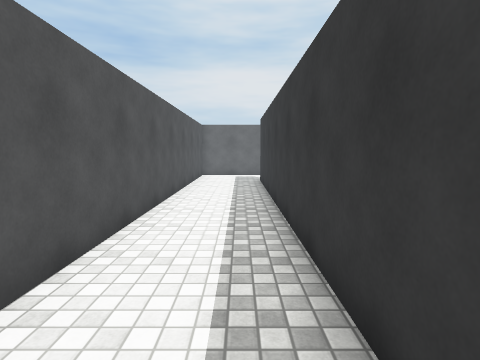
view 1 (above)

12 first-person views from a walk through a scene from a Unity 3-D project. The camera is 1.5 m above the floor, tilts 6° down and sees 80° across. The floor is counted in squares, 1 m on a side. Each view is taken from the middle of a square. On the plan, view 1 faces up. The plan holds only what a view shows up to about 14 squares ahead; the rest is blank. The place goes on beyond the plan. Surface patterns are stand-ins for the level's own textures.

view 2
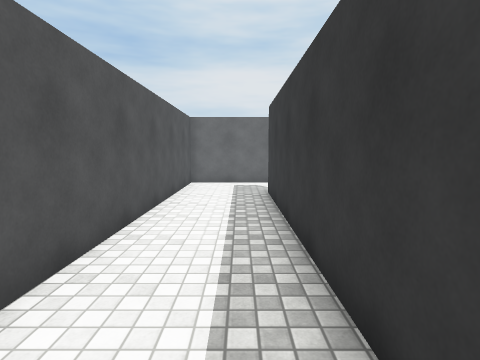

view 3
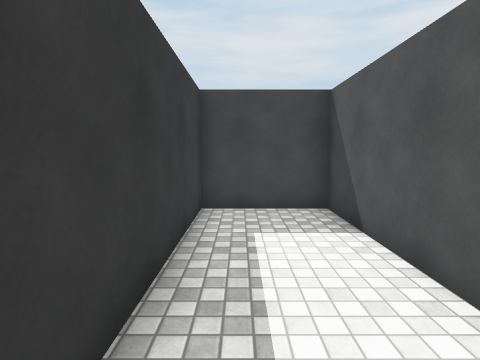

view 4
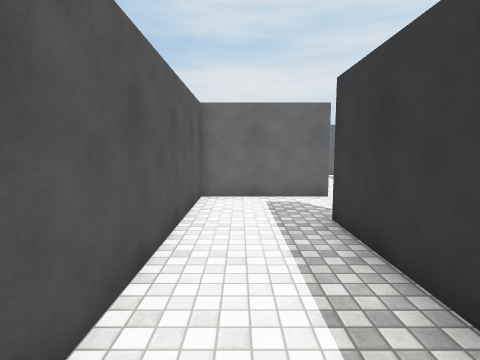

view 5
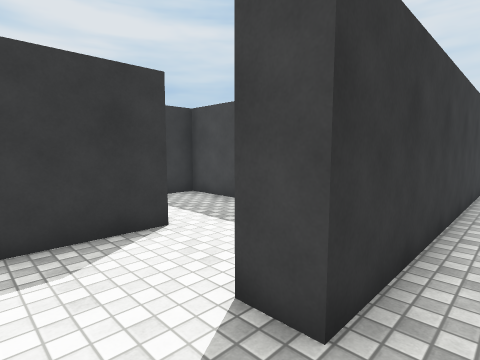

view 6
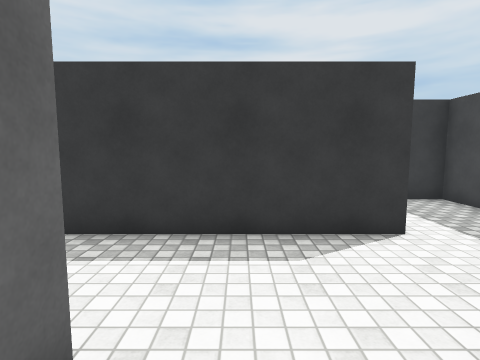

view 7
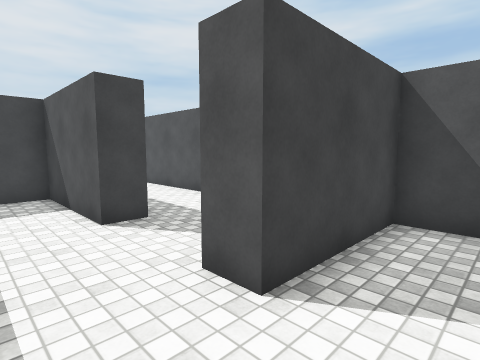

view 8
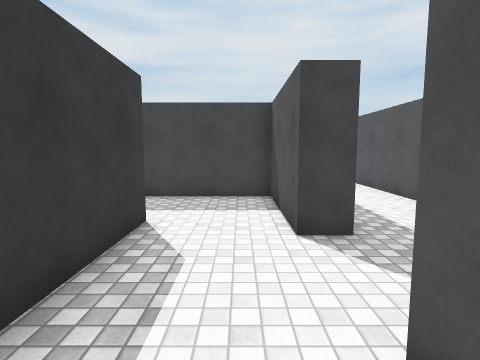

view 9
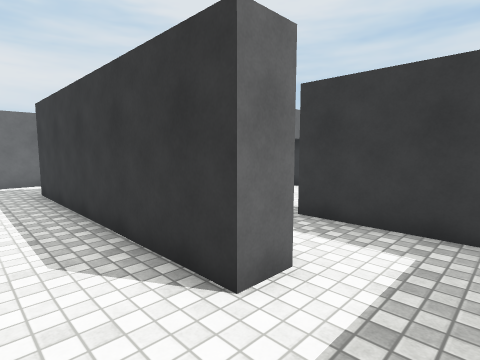

view 10
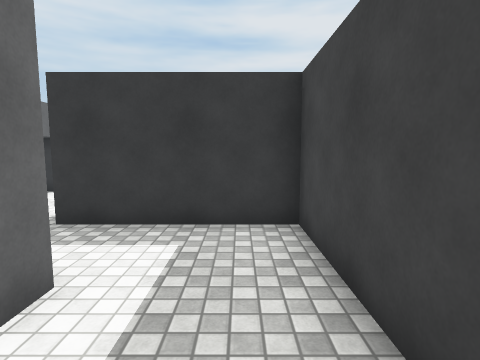

view 11
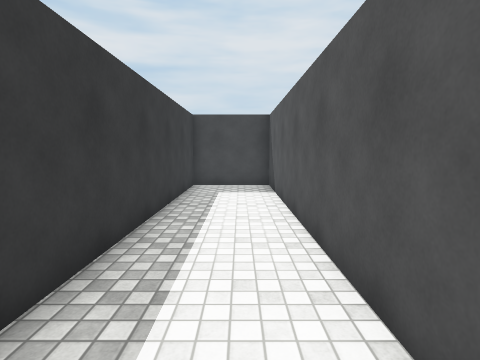

view 12
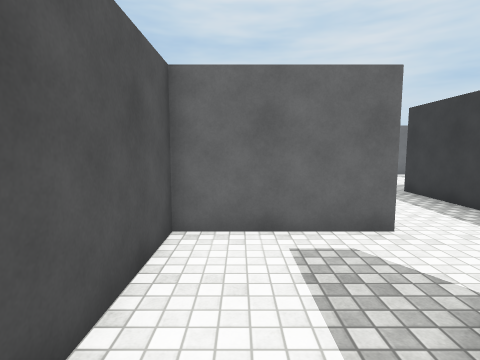

### Floor plan
Ten units are one square. View 1 is at (0, 0); x grows to the right and y downward. Boxes are objects, and circles mark ways between rooms. Rooms are numbered by the first view taken in them; rooms with no view inside come last. Other rooms are left out.
<svg viewBox="-28 -210 119 237">
<path fill="none" stroke="#000" d="M4 -172 -23 -172 -23 22 10 22 10 -141M10 -141 19 -141 19 -124M50 -130 50 -205M-23 -196 -23 -182 19 -182 19 -172 4 -172M19 -124 19 -98 66 -98M60 -130 50 -130M66 -98 86 -98 86 -126"/>
<circle cx="10" cy="-155" r="3" fill="#2a7"/>
<circle cx="35" cy="-135" r="3" fill="#2a7"/>
<circle cx="55" cy="-115" r="3" fill="#2a7"/>
<text x="-10" y="-80">1</text>
<text x="20" y="-170">2</text>
<text x="40" y="-120">3</text>
<text x="70" y="-120">4</text>
</svg>
Room 1 opens to room 2. Room 2 opens to room 3. Room 3 opens to room 4.

Where each view was taken, in squares from view 1:
view 1: 0 up, 0 right, facing up
view 2: 4 up, 0 right, facing up
view 3: 5 up, 0 right, facing down
view 4: 8 up, 1 left, facing up
view 5: 16 up, 0 right, facing down-right
view 6: 16 up, 0 right, facing right
view 7: 20 up, 4 right, facing down-left
view 8: 19 up, 3 right, facing down
view 9: 11 up, 3 right, facing up-right
view 10: 11 up, 3 right, facing right
view 11: 10 up, 1 left, facing down
view 12: 12 up, 1 left, facing up
